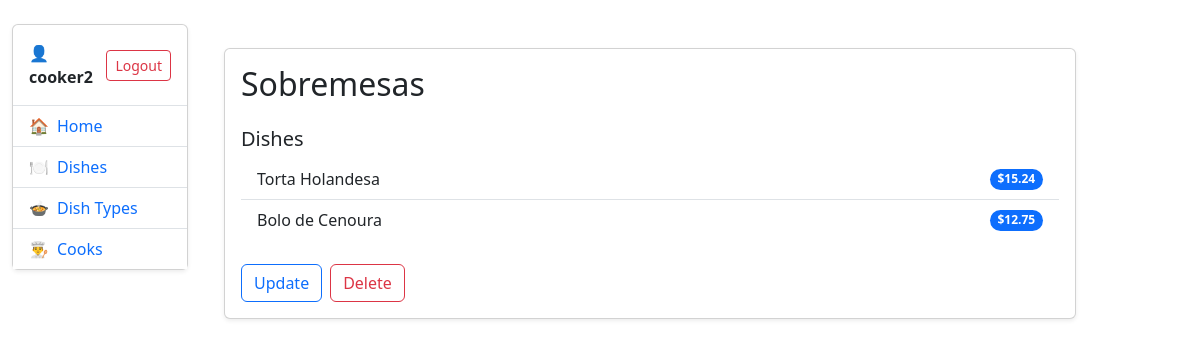
The page /dish-types/5/ (signed in) on the database its author committed.
### kitchen/models.py (models this page shows, shortened)
class Cook(AbstractUser):
    years_of_experience = models.IntegerField(
        null=True,
        blank=True,
    )

class DishType(models.Model):
    name = models.CharField(max_length=255)

class Dish(models.Model):
    name = models.CharField(max_length=255)
    description = models.TextField()
    price = models.DecimalField(decimal_places=2, max_digits=10)
    dish_type = models.ForeignKey(
        DishType,
        on_delete=models.CASCADE,
        related_name="dishes"
    )
    cooks = models.ManyToManyField(
        settings.AUTH_USER_MODEL,
        related_name="dishes",
    )

### kitchen/views.py (the view)
# urls.py: path("dish-types/<int:pk>/", DishTypeDetailView.as_view(), name="dish-type-detail"),
class DishTypeDetailView(LoginRequiredMixin, generic.DetailView):
    model = DishType
    queryset = DishType.objects.prefetch_related("dishes")

### templates/kitchen/dishtype_detail.html (shortened to what this page needs)
{% extends "base.html" %}
{% block content %}
<div class="container mt-4">
  <div class="card shadow-sm">
    <div class="card-body">
      <h2 class="card-title mb-3">
        {{ dishtype.name }}
      </h2>
      <h5 class="mt-4">Dishes</h5>
      {% if dishtype.dishes.all %}
        <ul class="list-group list-group-flush mb-4">
          {% for dish in dishtype.dishes.all %}
            <li class="list-group-item d-flex justify-content-between align-items-center">
              <span>{{ dish.name }}</span>
              <span class="badge bg-primary rounded-pill">
                ${{ dish.price }}
              </span>
            </li>
          {% endfor %}
        </ul>
      {% else %}
        <p class="text-muted">No dishes registered for this type.</p>
      {% endif %}
      <div class="d-flex gap-2">
        <a class="btn btn-outline-primary" href="{% url 'kitchen:dish-type-update' dishtype.id %}">
          Update
        </a>
        <a class="btn btn-outline-danger" href="{% url 'kitchen:dish-type-delete' dishtype.id %}">
          Delete
        </a>
      </div>
    </div>
  </div>
</div>
{% endblock %}

### templates/includes/sidebar.html (shortened to what this page needs)
<div class="card shadow-sm">
  <div class="card-body p-0">
    {% if user.is_authenticated %}
      <div class="p-3 border-bottom d-flex align-items-center justify-content-between">
        <div>
          <strong>👤 {{ user.username }}</strong>
        </div>
        <form action="{% url 'logout' %}" method="post" class="mb-0">
          <button class="btn btn-sm btn-outline-danger" type="submit">
            Logout
          </button>
        </form>
      </div>
    {% else %}
      <div class="p-3 border-bottom text-center">
        <a class="btn btn-outline-primary w-100" href="{% url 'login' %}">
          Login
        </a>
      </div>
    {% endif %}
    <ul class="list-group list-group-flush">
      <li class="list-group-item">
        <a class="text-decoration-none d-flex align-items-center gap-2"
           href="{% url 'kitchen:index' %}">
          🏠 <span>Home</span>
        </a>
      </li>
      <li class="list-group-item">
        <a class="text-decoration-none d-flex align-items-center gap-2"
           href="{% url 'kitchen:dish-list' %}">
          🍽️ <span>Dishes</span>
        </a>
      </li>
      <li class="list-group-item">
        <a class="text-decoration-none d-flex align-items-center gap-2"
           href="{% url 'kitchen:dish-type-list' %}">
          🍲 <span>Dish Types</span>
        </a>
      </li>
      <li class="list-group-item">
        <a class="text-decoration-none d-flex align-items-center gap-2"
           href="{% url 'kitchen:cook-list' %}">
          👨‍🍳 <span>Cooks</span>
        </a>
      </li>
    </ul>
  </div>
</div>

### rows shown on the page
Cook: username "cooker2"
DishType: name "Sobremesas"
Dish: name "Torta Holandesa", price "15.24"
Dish: name "Bolo de Cenoura", price "12.75"
